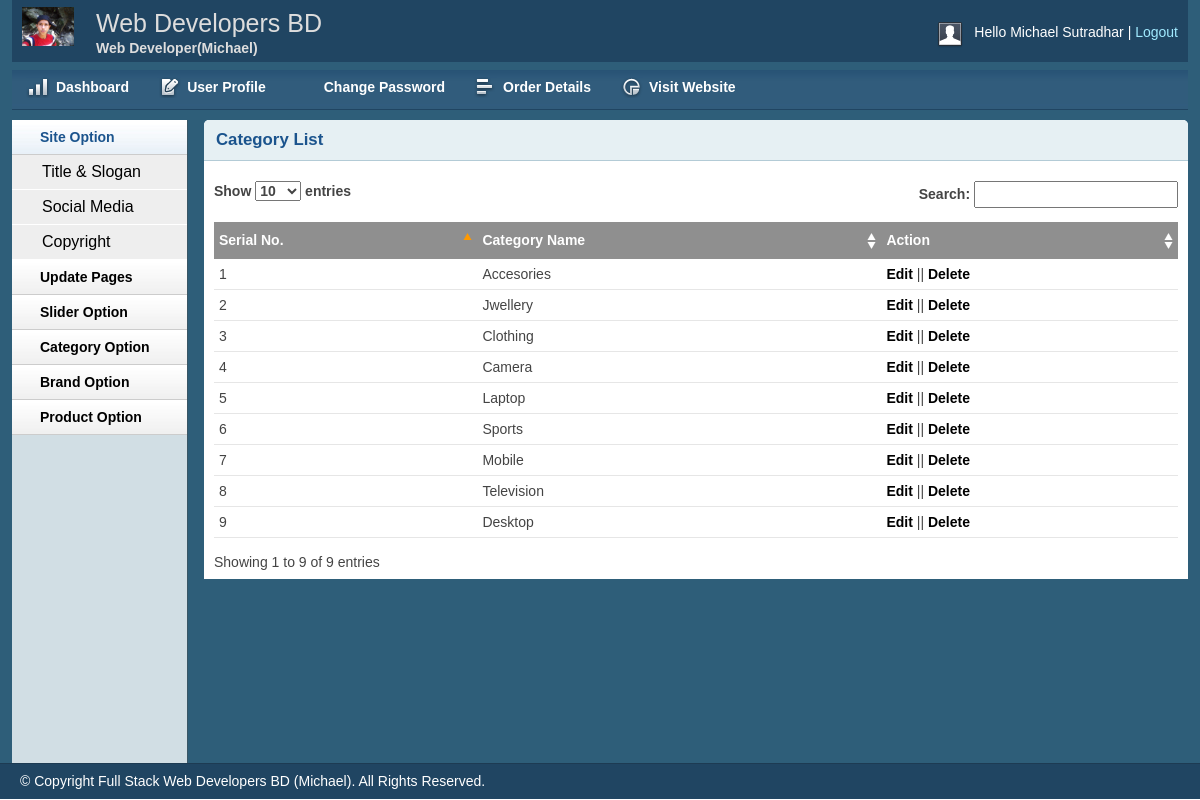
The app's page /shop/admin/catlist.php (signed in) with its own data.
### tables this page shows
CREATE TABLE `tbl_category` (
  `catId` int(11) NOT NULL,
  `catName` varchar(255) NOT NULL
);

### shop/lib/Database.php (called while the page is built, shortened)
<?php
Class Database{
 public $host   = DB_HOST;
 public $user   = DB_USER;
 public $pass   = DB_PASS;
 public $dbname = DB_NAME;
 public $link;
private function connectDB(){
 $this->link = new mysqli($this->host, $this->user, $this->pass,
  $this->dbname);
 }
public function select($query){
  $result = $this->link->query($query) or
   die($this->link->error.__LINE__);
  if($result->num_rows > 0){
    return $result;
  } else {
    return false;
  }
 }
}

### shop/classes/Category.php (called while the page is built, shortened)
<?php
    $filepath = realpath(dirname(__FILE__));
    include_once ($filepath.'/../lib/Database.php');
?>
<?php
class Category {
    private $db;
    public function __construct() {
        $this->db = new Database();
    }
    public function getAllcat(){
        $query = "SELECT * FROM tbl_category ORDER BY catId DESC";
        $result = $this->db->select($query);
        return $result;
    }
}

### shop/admin/catlist.php (the view, shortened to what this page needs)
<?php include 'inc/header.php';?>
<?php include 'inc/sidebar.php';?>
<?php include '../classes/Category.php';?>
<?php
$cat = new Category();
?>
        <div class="grid_10">
            <div class="box round first grid">
                <h2>Category List</h2>
                <div class="block">
                    <table class="data display datatable" id="example">
					<thead>
						<tr>
							<th>Serial No.</th>
							<th>Category Name</th>
							<th>Action</th>
						</tr>
					</thead>
					<tbody>
                                            <?php
                                            $getcat = $cat->getAllcat();
                                            if($getcat){
                                                $i =0;
                                                while($result = $getcat->fetch_assoc()){
                                                    $i++;
                                            ?>
						<tr class="odd gradeX">
							<td><?php echo $i;?></td>
							<td><?php echo $result['catName'];?></td>
                                                        <td><a href="catedit.php?catId=<?php echo $result['catId']?>">Edit</a> || <a onclick="return confirm('Are you sure to delete!')" href="?delcat=<?php echo $result['catId']?>">Delete</a></td>
						</tr>
                                            <?php } }?>
					</tbody>
				</table>
               </div>
            </div>
        </div>
<?php include 'inc/footer.php';?>

### shop/admin/css/text.css (style rules this page uses)
body { font: 13px/1.5 Tahoma, Helvetica, Arial, 'Liberation Sans', FreeSans, sans-serif; }
h2 { font-size: 23px; }
p, dl, hr, h1, h2, h3, h4, h5, h6, ol, ul, pre, table, address, fieldset { margin-bottom: 20px; }

### shop/admin/css/grid.css (style rules this page uses)
.grid_1, .grid_2, .grid_3, .grid_4, .grid_5, .grid_6, .grid_7, .grid_8, .grid_9, .grid_10, .grid_11, .grid_12, .grid_13, .grid_14, .grid_15, .grid_16 { display: inline; float: left; margin-left: 1%; margin-right: 1%; }
.container_12 .grid_10 { width: 81.333%; }

### shop/admin/css/layout.css (style rules this page uses)
body { background: #fff none repeat scroll 0 0; color: #444; font-size: 14px; padding: 0; }
a { color: #000; font-weight:bold; text-decoration: none; }
h1, h2, h3, h4, h5, h6 { line-height:1.2em; margin-bottom:.3em; }
h2 { margin-top:1em; }
.box { background:#fff; margin-bottom:20px; padding:10px 10px 10px 10px; margin-left:-8px; }
.box.grid { padding-bottom:40px; }
.box.round { -moz-border-radius: 5px 5px 0px 0px; -webkit-border-radius: 5px 5px 0px 0px; border-radius: 5px 5px 0px 0px; }
.box h2 { font-size:1.2em; font-weight:bold; color:#1B548D; background:#E6F0F3; margin:-10px -10px 0 -10px; padding:10px 12px; border-bottom:1px solid #B3CBD6; -moz-border-radius: 5px 5px 0px 0px; -webkit-border-radius: 5px 5px 0px 0px; border-radius: 5px 5px 0px 0px; }
.box.first { min-height: 406px; }
.block { padding-top:20px; }
.block { padding-bottom:1px; }
table.display { margin: 0 auto; clear: both; width: 100%; }
.sorting_asc { background: #8f8f8f url(../img/table/sort_asc.png) no-repeat center right; padding:8px 5px; text-align:left; color:#fff; }
.sorting { background:#8f8f8f url(../img/table/sort_both.png) no-repeat center right; padding:8px 5px; text-align:left; color:#fff; }
tr.odd { height: 30px; line-height: 30px; border-bottom:1px solid #e6e6e6; }
tr.even { height: 30px; line-height: 30px; border-bottom:1px solid #e6e6e6; }
tr.odd td, tr.even td { padding-left:5px; }

### records on screen
tbl_category: catName "Accesories"
tbl_category: catName "Jwellery"
tbl_category: catName "Clothing"
tbl_category: catName "Camera"
tbl_category: catName "Laptop"
tbl_category: catName "Sports"
tbl_category: catName "Mobile"
tbl_category: catName "Television"
tbl_category: catName "Desktop"

### other values on screen
Session::get('adminName') "Michael Sutradhar"
